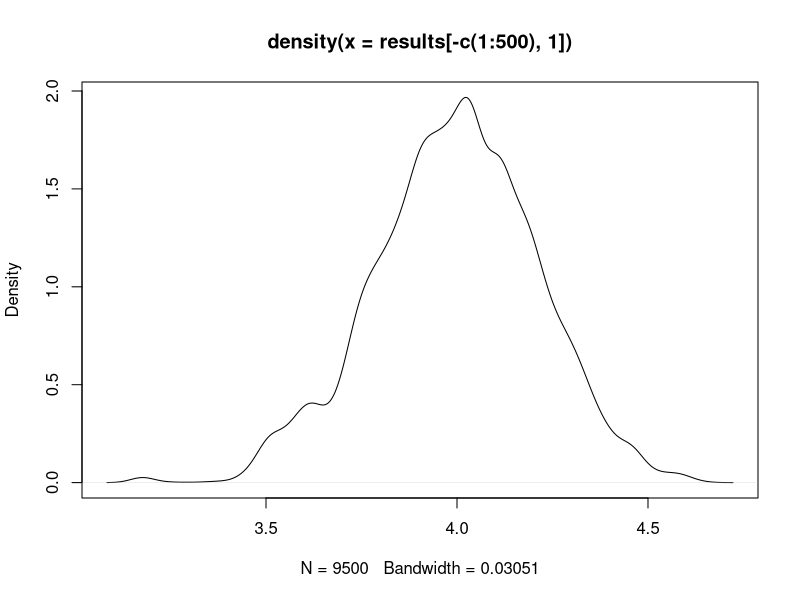
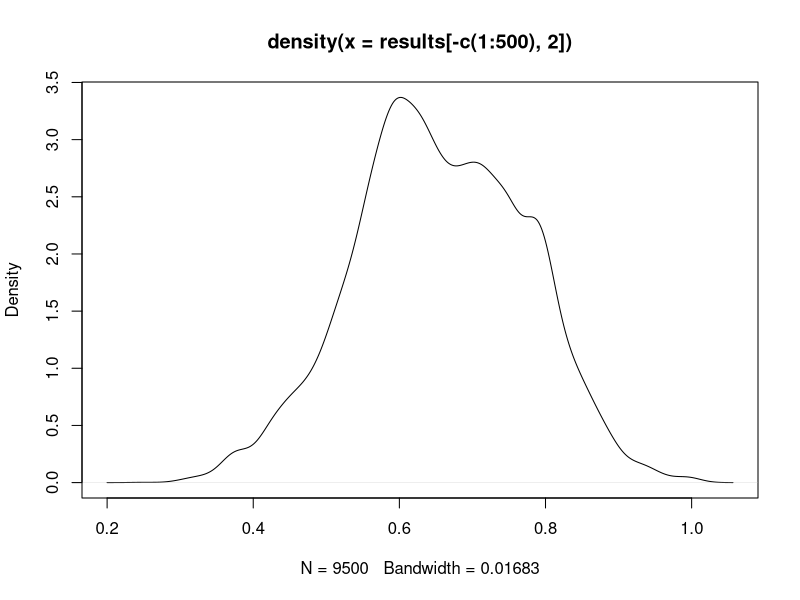
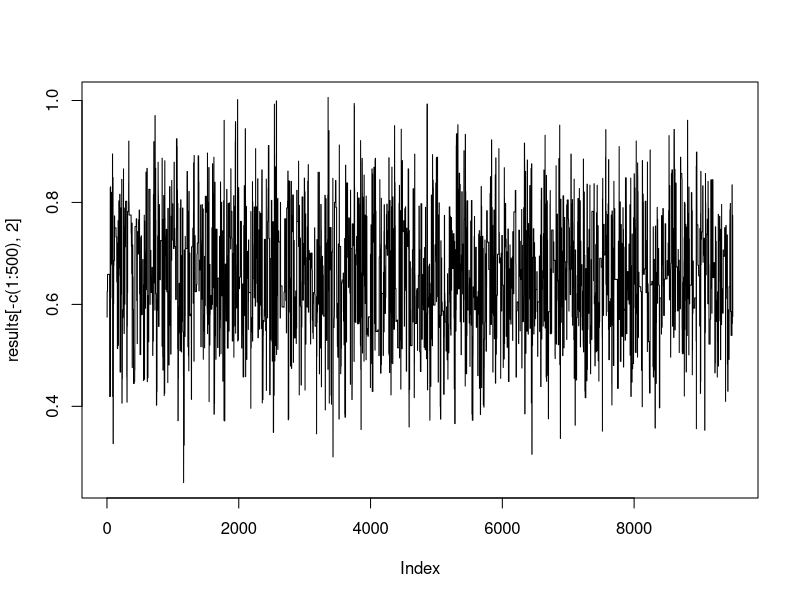
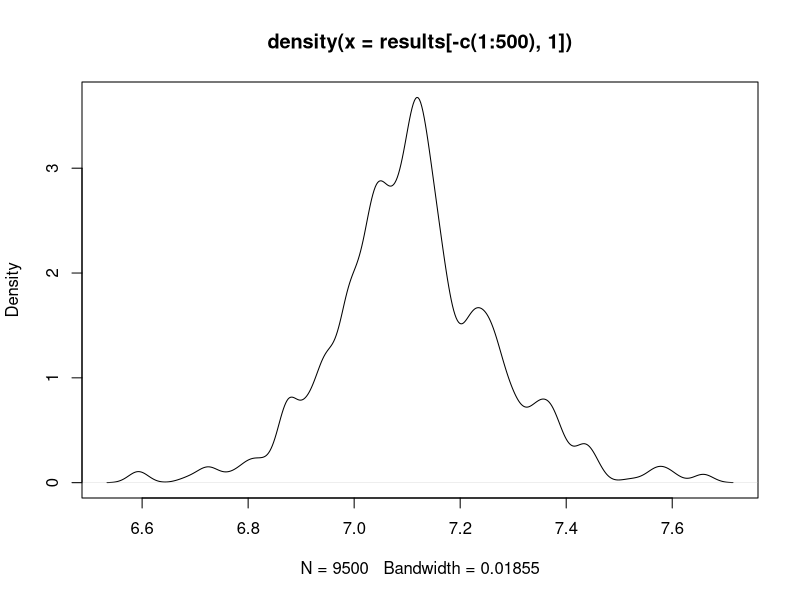
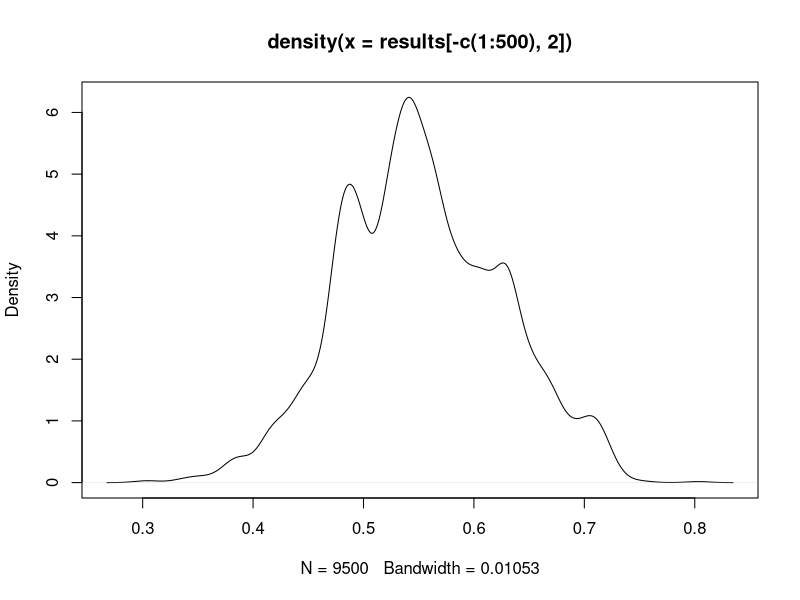
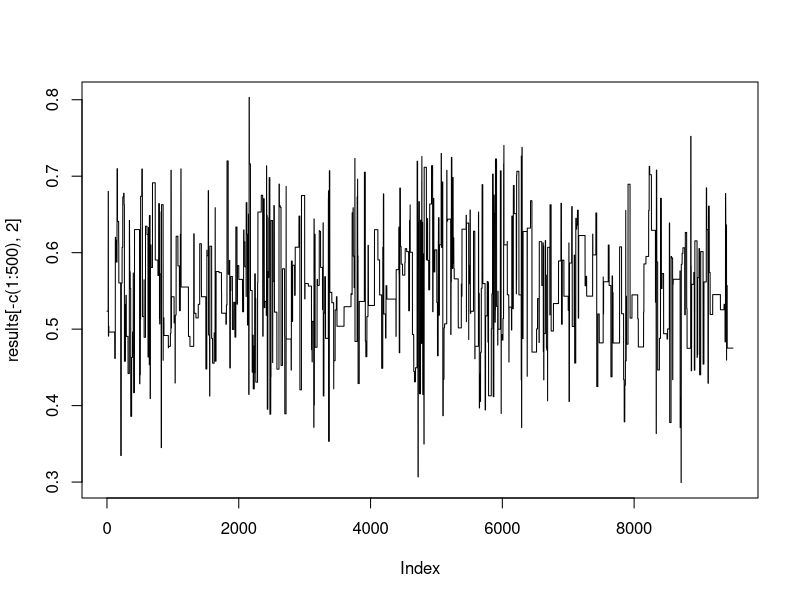
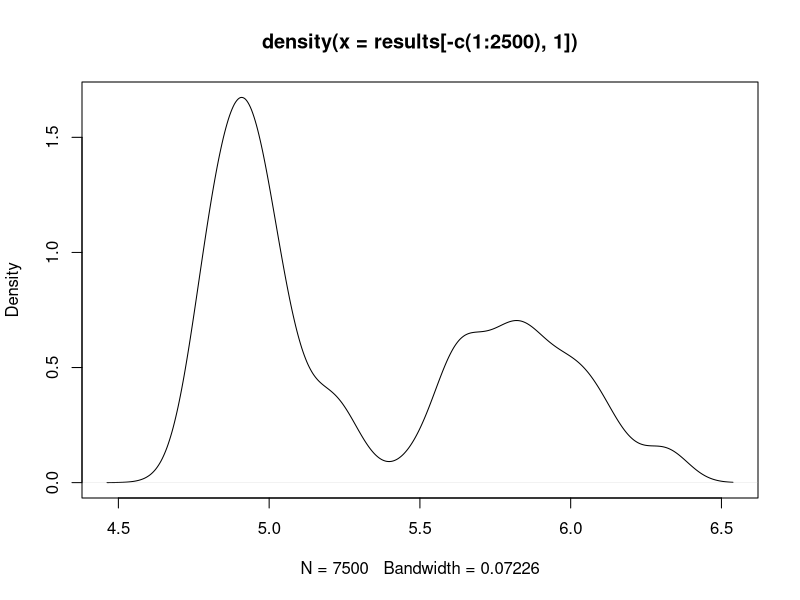
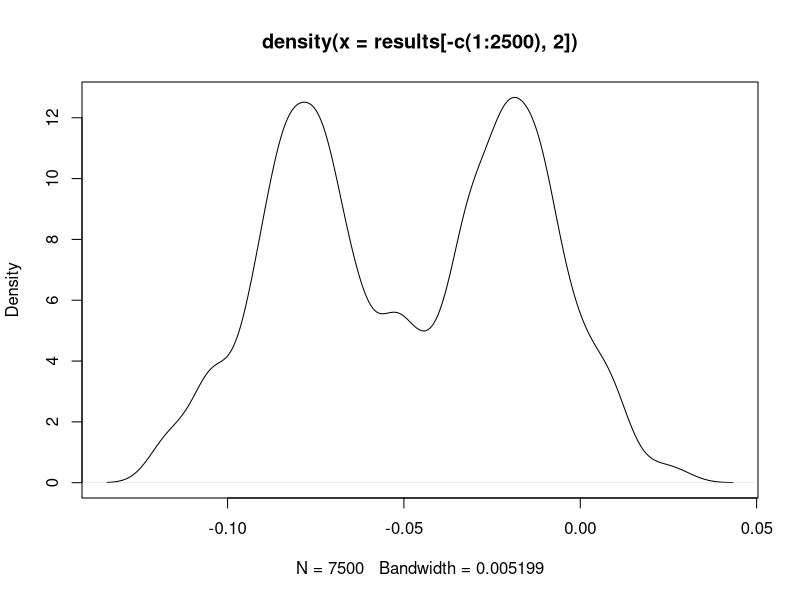

Recreate these plots in R, in order.
# Metropholis Hasting algorithm
library(MASS)
library(MCMCpack)
library(mvtnorm)

rm(list = ls())
# Sigma Known-------------------------------------------------------------------
##  likelihood------------------------------------------------------------------
Loglikelihood <- function(param, y, X) {
  
  X <- as.matrix(cbind(1,X))
  k <- ncol(X)
  beta <- param[1:k]
  sd <- param[k+1]
  yhat <- X %*% beta
  l <- dnorm(y, mean = yhat, sd = sd, log = T)
  logl <- sum(l)
  return(logl)
}


## prior------------------------------------------------------------------------
prior <- function(param) {
  a <- param[1]
  b1 <- param[2]
  b2 <- param[3]
  sd <- param[4]
  aprior <- dnorm(a, mean = 0, sd = 1000, log = T)
  b1prior <- dnorm(b1, mean = 0, sd = 1000, log = T)
  b2prior <- dnorm(b2, mean = 0, sd = 1000, log = T)
  sdprior <- dunif(sd, 0, 1000, log = T)
  return(aprior + b1prior + b2prior + sdprior)
}


## Posterior--------------------------------------------------------------------
posterior <- function(param, y, X) {
  return(Loglikelihood(param, y, X) + prior(param))
} 



## Proposal---------------------------------------------------------------------
proposalfunction <- function(param) {
  beta <- rnorm(3, mean = param[1:3], sd = c(0.1, 0.5, 0.3))
  sigma <- sig # since sigma known
  return(c(beta, sigma))
}


## Algorithm--------------------------------------------------------------------
metropolisMCMC_linear_Reg <- function(y, X, startvalue, iteration = 10000)
{
  Mchainvalue <- matrix(data = 0, nrow = iteration, ncol = 4)
  Mchainvalue[1, 1:4] <- startvalue #initial value
  
  for (i in 2:iteration) {
    proposal <- proposalfunction(Mchainvalue[i - 1, 1:4])
    probab <- exp(posterior(param = proposal, y, X) - posterior(param = Mchainvalue[i - 1, 1:4], y, X)) 
    #posterior dist jeta aga ber korsilam
    if (probab > runif(1)) {
      Mchainvalue[i, 1:4] <- proposal
    } else {
      Mchainvalue[i, 1:4] <- Mchainvalue[i - 1, 1:4]
    }
  }
  return(Mchainvalue)
}


## -----------------------------------------------------------------------------



sig <- 5 # sigma is known
X1 <- rnorm(500, 0, sd = 2)
X2 <- rnorm(500, 0, sd = 1)
y <- 4 + .8 * X1 - 1.1 * X2 + rnorm(500, 0, sig)
X <- cbind(X1, X2)


startvalue <- c(4, .2, 1, sig)
results <- metropolisMCMC_linear_Reg(y, X, startvalue)

apply(results[-c(1:2500), ],  2, FUN = mean)
summary(lm(y ~ X1 + X2))

# Plotting kore dekhi
plot(density(results[-c(1:500),1]))
plot(density(results[-c(1:500),2]))
plot(results[-c(1:500),2], type="l")




rm(list = ls())
# Sigma Unknown-----------------------------------------------------------------
##  likelihood------------------------------------------------------------------
Loglikelihood <- function(param, y, X) {
  
  X <- as.matrix(cbind(1,X))
  k <- ncol(X)
  beta <- param[1:k]
  sd <- param[k+1]
  yhat <- X %*% beta
  l <- dnorm(y, mean = yhat, sd = sd, log = T)
  logl <- sum(l)
  return(logl)
}


## prior------------------------------------------------------------------------
prior <- function(param) {
  a <- param[1]
  b1 <- param[2]
  b2 <- param[3]
  sd <- param[4]
  aprior <- dnorm(a, mean = 0, sd = 1000, log = T)
  b1prior <- dnorm(b1, mean = 0, sd = 1000, log = T)
  b2prior <- dnorm(b2, mean = 0, sd = 1000, log = T)
  sdprior <- dunif(sd, 0, 1000, log = T)
  return(aprior + b1prior + b2prior + sdprior)
}


## Posterior--------------------------------------------------------------------
posterior <- function(param, y, X) {
  return(Loglikelihood(param, y, X) + prior(param))
} 


## ----------------------------------------------------------------------------------------------
proposalfunction <- function(param) {
  betasig <- rnorm(4, mean = param[1:4], sd = c(0.1, 0.5, 0.3, .2))
  return(betasig)
}



## Algorithm--------------------------------------------------------------------
metropolisMCMC_linear_Reg <- function(y, X, startvalue, iteration = 10000)
{
  Mchainvalue <- matrix(data = 0, nrow = iteration, ncol = 4)
  Mchainvalue[1, 1:4] <- startvalue #initial value
  
  for (i in 2:iteration) {
    proposal <- proposalfunction(Mchainvalue[i - 1, 1:4])
    if (proposal[4] <= 0) {
      proposal <- proposalfunction(Mchainvalue[i - 1, 1:4])
    }
    probab <- exp(posterior(param = proposal, y, X) - posterior(param = Mchainvalue[i - 1, 1:4], y, X)) 
    if (probab > runif(1)) {
      Mchainvalue[i, 1:4] <- proposal
    } else {
      Mchainvalue[i, 1:4] <- Mchainvalue[i - 1, 1:4]
    }
  }
  return(Mchainvalue)
}



## -----------------------------------------------------------------------------



X1 <- rnorm(500, 0, sd = 2)
X2 <- rnorm(500, 0, sd = 1)
y <- 7 + .5 * X1 - .8 * X2 + rnorm(500, 0, 3)
startvalue <- c(4, .2, 1, sd(y))
X <- cbind(X1, X2)


results <- metropolisMCMC_linear_Reg(y, X, startvalue)

apply(results[-c(1:2500), ], 2, mean)
summary(lm(y ~ X1 + X2))

# Plotting kore dekhi
plot(density(results[-c(1:500),1]))
plot(density(results[-c(1:500),2]))
plot(results[-c(1:500),2], type="l")



## Mtcars Data -- Sigma Unknown (priors should be changed)

data("mtcars")   #Built in data
dat<-mtcars
y<-dat$mpg
X<-cbind(dat$hp, dat$wt)

startvalue <-  c(4,.2,1,1)
results <- metropolisMCMC_linear_Reg(y, X, startvalue)
apply(results[-c(1:2500),], 2, mean)

summary(lm(mpg~hp+wt, data = dat))


# Plotting kore dekhi
plot(density(results[-c(1:2500),1]))
plot(density(results[-c(1:2500),2]))
plot(results[-c(1:2500),2], type="l")
